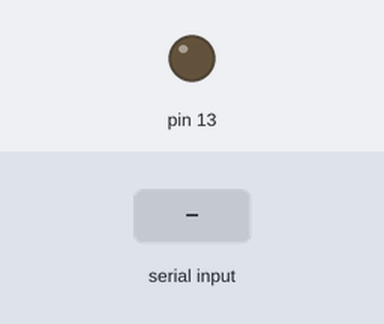
A sketch run on a simulated Arduino Uno, built with avr-gcc and run on an emulated ATmega328P. Shown: output pins drawn as LEDs (lit = HIGH). The inputs (shaded band) are chosen by the test bench.

Above: at 1.2 s.
1.3 s: "1" received over Serial
At 2.1 s:
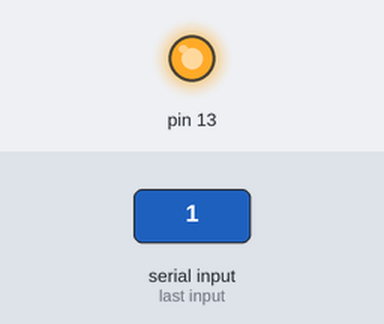
2.8 s: "0" received over Serial
At 3.2 s:
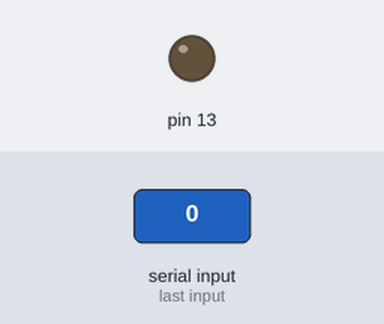
Timing chart, 0 to 5.8 s (numbered marks = the images above; inputs shaded):
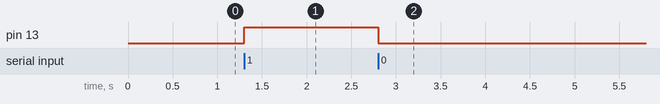

The sketch:

lora_test_rx.ino
```cpp
void setup(){
  pinMode(13, OUTPUT);
  digitalWrite(13, LOW);

  Serial.begin(9600);
}

void loop(){
  if(Serial.available()){
    char data_rx = Serial.read();

    if(data_rx == '1')
      digitalWrite(13, HIGH);
    if(data_rx =='0')
      digitalWrite(13, LOW);
  }
}
```

Measured:
- after the input at 1.3 s, pin 13: LOW → HIGH at once
- after the input at 2.8 s, pin 13: HIGH → LOW at once
